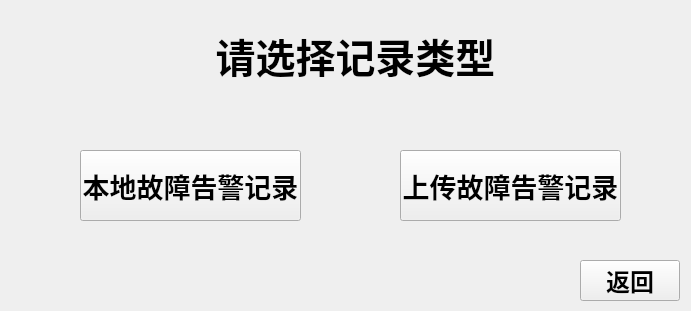
   <widget class="QFrame" name="frame_2">
    <property name="geometry">
     <rect>
      <x>60</x>
      <y>100</y>
      <width>691</width>
      <height>311</height>
     </rect>
    </property>
    <property name="font">
     <font>
      <kerning>false</kerning>
     </font>
    </property>
    <property name="styleSheet">
     <string notr="true">background-image: url(:/background/qrc/PICS/bk-potevio_.png);</string>
    </property>
    <property name="frameShape">
     <enum>QFrame::NoFrame</enum>
    </property>
    <property name="frameShadow">
     <enum>QFrame::Raised</enum>
    </property>
    <widget class="QLabel" name="label_end">
     <property name="geometry">
      <rect>
       <x>-10</x>
       <y>10</y>
       <width>731</width>
       <height>91</height>
      </rect>
     </property>
     <property name="font">
      <font>
       <pointsize>30</pointsize>
       <weight>75</weight>
       <bold>true</bold>
      </font>
     </property>
     <property name="styleSheet">
      <string notr="true">background-image: url(:/background/qrc/background/mainlab_phonenum.png);</string>
     </property>
     <property name="text">
      <string>请选择记录类型</string>
     </property>
     <property name="textFormat">
      <enum>Qt::AutoText</enum>
     </property>
     <property name="alignment">
      <set>Qt::AlignCenter</set>
     </property>
    </widget>
    <widget class="QPushButton" name="pbtn_remote_err">
     <property name="geometry">
      <rect>
       <x>400</x>
       <y>150</y>
       <width>221</width>
       <height>71</height>
      </rect>
     </property>
     <property name="font">
      <font>
       <pointsize>20</pointsize>
       <weight>75</weight>
       <bold>true</bold>
      </font>
     </property>
     <property name="focusPolicy">
      <enum>Qt::NoFocus</enum>
     </property>
     <property name="styleSheet">
      <string notr="true">border-image: url(:/icon/qrc/keyboard-b/btn_bg.png);</string>
     </property>
     <property name="text">
      <string>上传故障告警记录</string>
     </property>
    </widget>
    <widget class="QPushButton" name="pbtn_local_err">
     <property name="geometry">
      <rect>
       <x>80</x>
       <y>150</y>
       <width>221</width>
       <height>71</height>
      </rect>
     </property>
     <property name="font">
      <font>
       <pointsize>20</pointsize>
       <weight>75</weight>
       <bold>true</bold>
      </font>
     </property>
     <property name="focusPolicy">
      <enum>Qt::NoFocus</enum>
     </property>
     <property name="styleSheet">
      <string notr="true">border-image: url(:/icon/qrc/keyboard-b/btn_bg.png);</string>
     </property>
     <property name="text">
      <string>本地故障告警记录</string>
     </property>
    </widget>
    <widget class="QPushButton" name="pbtn_cancel">
     <property name="geometry">
      <rect>
       <x>580</x>
       <y>260</y>
       <width>100</width>
       <height>41</height>
      </rect>
     </property>
     <property name="font">
      <font>
       <pointsize>18</pointsize>
       <weight>75</weight>
       <bold>true</bold>
      </font>
     </property>
     <property name="focusPolicy">
      <enum>Qt::NoFocus</enum>
     </property>
     <property name="styleSheet">
      <string notr="true">border-image: url(:/icon/qrc/keyboard-b/btn_bg.png);</string>
     </property>
     <property name="text">
      <string>返回</string>
     </property>
    </widget>
   </widget>
